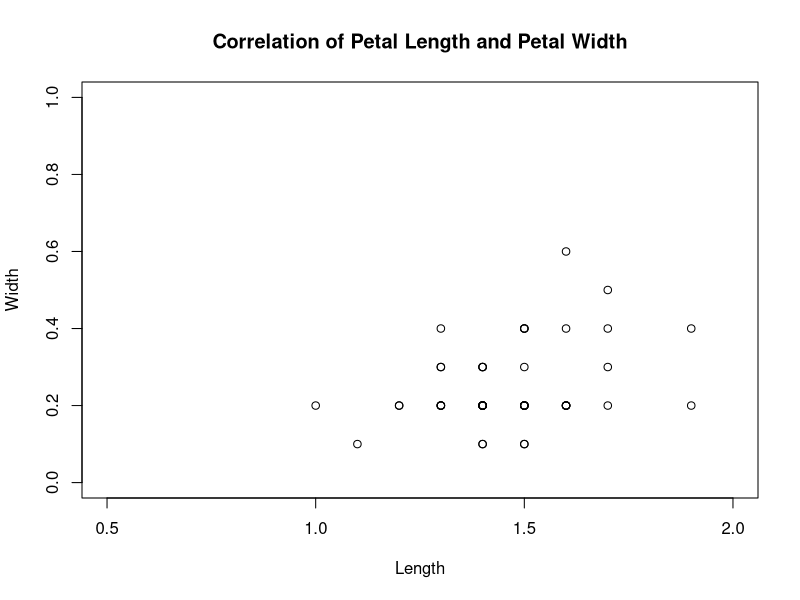

Source code (R):
## ---- chunk 1
knitr::opts_chunk$set(echo = TRUE)
## ---- chunk 2
##주석을 이용해 아무말이라도 작성한경우 점수 주기.
## ---- chunk 3
six <- seq(from = 6, to = 500, by = 6)
total <- sum(six)
## ---- chunk 4
m <- mean(six)
s <- sqrt(var(six) * (length(six)-1) / length(six))
## ---- chunk 5
X <- matrix(1:36, ncol = 6, byrow = TRUE)
## ---- chunk 6
Y <- X %% 4
## ---- chunk 7
data("iris")
setosa <- as.data.frame(iris[1:50, 1:4])
## ---- chunk 8
Sepal <-setosa[,1] + setosa[,2]
## ---- chunk 9
summary(Sepal)
## ---- chunk 10
plot(setosa[,3], setosa[,4], 
     main = "Correlation of Petal Length and Petal Width",  # 제목 설정
     xlab = "Length",  # x축 이름
     ylab = "Width",   # y축 이름
     xlim = c(0.5, 2),   # x축 범위 설정
     ylim = c(0, 1))   
## ---- chunk 11
result <- cor(setosa[,3], setosa[,4])
